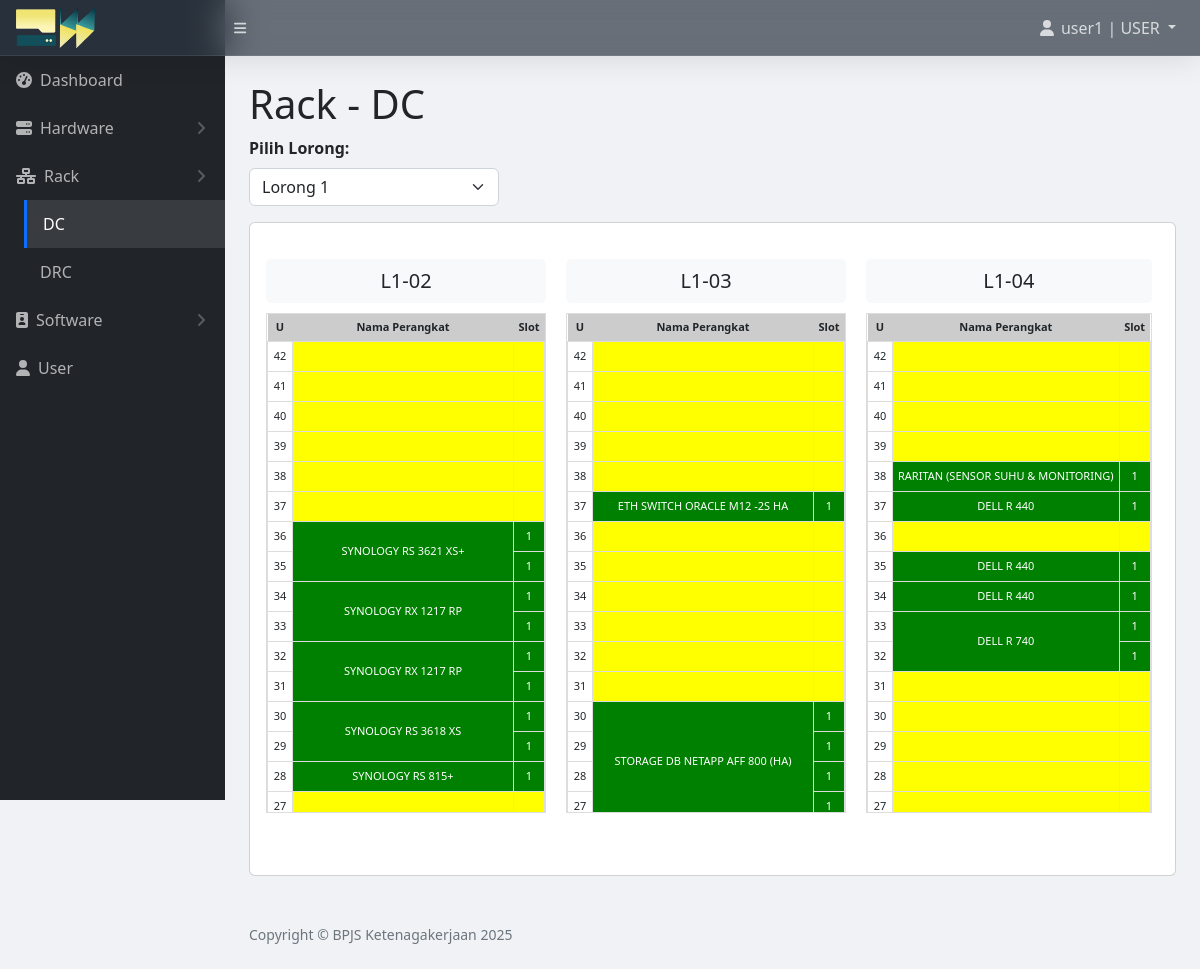
Screenshot of /rack_dc.php (signed in) with the database file from the repository.
### tables this page shows
CREATE TABLE hardware (
    id INT AUTO_INCREMENT PRIMARY KEY,
    type_perangkat TEXT,
    nama_perangkat VARCHAR(100),
    ip_console VARCHAR(50) DEFAULT NULL,
    tahun_pengadaan INT DEFAULT NULL, 
    serial_number VARCHAR(100) DEFAULT NULL,
    rack VARCHAR(50),
    operating_system VARCHAR(100) DEFAULT NULL,
    no_iventaris VARCHAR(100) DEFAULT NULL,
    fungsi VARCHAR(100) DEFAULT NULL,
    status TEXT DEFAULT NULL,
    keterangan TEXT DEFAULT NULL,
    end_of_support VARCHAR(100) DEFAULT NULL,
    support_vendor VARCHAR(100) DEFAULT NULL,
    kontrak_support_start DATE DEFAULT NULL,
    kontrak_support_finish DATE DEFAULT NULL,
    tanggal_bast DATE DEFAULT NULL,
    lokasi ENUM('DC','DRC') NOT NULL,
    backup_type VARCHAR(50) DEFAULT NULL, 
    ups_status VARCHAR(50) DEFAULT NULL,
	 partner VARCHAR(50),
	 u_position INT DEFAULT NULL,
	 u_height INT DEFAULT 1  
);

### rack_dc.php (the view, shortened to what this page needs)
<?php
require 'function.php';
$role = $_SESSION['role'];
$username = $_SESSION['username'];
?>
<!DOCTYPE html>
<html lang="en">
<head>
    <link href="https://cdn.jsdelivr.net/npm/simple-datatables@7.1.2/dist/style.min.css" rel="stylesheet" />
    <link href="css/styles.css" rel="stylesheet" />
</head>
<body class="sb-nav-fixed">
    <nav class="sb-topnav navbar navbar-expand navbar-dark">
        <a class="navbar-brand ps-3" href="index.php">
            <img src="img/logo2.png" alt="Logo" height="50">
        </a>
        <button class="btn btn-link btn-sm me-4 text-white" id="sidebarToggle"><i class="fas fa-bars"></i></button>
        <ul class="navbar-nav ms-auto me-3">
            <li class="nav-item dropdown">
                <a class="nav-link dropdown-toggle text-white" id="userDropdown" href="#" role="button" data-bs-toggle="dropdown"
                    aria-expanded="false">
                    <i class="fas fa-user fa-fw"></i> <?= htmlspecialchars($username) ?> | <?= strtoupper($role) ?>
                </a>
            </li>
        </ul>
    </nav>
    <div id="layoutSidenav">
        <div id="layoutSidenav_nav">
            <nav class="sb-sidenav accordion sb-sidenav-dark" id="sidenavAccordion">
                <div class="sb-sidenav-menu">
                    <div class="nav">
                        <a class="nav-link" href="index.php">
                            <i class="fas fa-tachometer-alt me-2"></i>Dashboard
                        </a>
                        <a class="nav-link collapsed" href="#" data-bs-toggle="collapse"
                            data-bs-target="#collapseHardware" aria-expanded="false" aria-controls="collapseHardware">
                            <i class="fas fa-server me-2"></i>Hardware
                            <div class="sb-sidenav-collapse-arrow"><i class="fas fa-angle-down"></i></div>
                        </a>
                        <a class="nav-link collapsed" href="#" data-bs-toggle="collapse" data-bs-target="#collapseRack"
                            aria-expanded="false" aria-controls="collapseRack">
                            <i class="fas fa-network-wired me-2"></i>Rack
                            <div class="sb-sidenav-collapse-arrow"><i class="fas fa-angle-down"></i></div>
                        </a>
                        <div class="collapse show" id="collapseRack" aria-labelledby="headingOne"
                            data-bs-parent="#sidenavAccordion">
                            <nav class="sb-sidenav-menu-nested nav">
                                <a class="nav-link active" href="rack_dc.php">DC</a>
                                <a class="nav-link " href="rack_drc.php">DRC</a>
                            </nav>
                        </div>
                        <a class="nav-link collapsed" href="#" data-bs-toggle="collapse"
                            data-bs-target="#collapseSoftware" aria-expanded="false" aria-controls="collapseSoftware">
                            <i class="fas fa-id-badge me-2"></i>Software
                            <div class="sb-sidenav-collapse-arrow"><i class="fas fa-angle-down"></i></div>
                        </a>
                        <?php if ($role === 'admin'): ?>
                            <a class="nav-link" href="admin.php">
                                <i class="fas fa-user-cog me-2"></i>Admin
                            </a>
                        <?php elseif ($role === 'user'): ?>
                            <a class="nav-link" href="user.php">
                                <i class="fas fa-user me-2"></i>User
                            </a>
                        <?php endif; ?>
                    </div>
                </div>
            </nav>
        </div>
        <div id="layoutSidenav_content">
            <main>
                <div class="container-fluid px-4">
                    <h1 class="mt-4">Rack - DC</h1>
                    <div class="mb-3">
                        <label for="filterLorong" class="form-label fw-bold">Pilih Lorong:</label>
                        <select id="filterLorong" class="form-select" style="max-width:250px;">
                            <option value="L1">Lorong 1</option>
                        </select>
                    </div>
                    <div class="card mb-4">
                        <div class="card-body">
                            <div class="rack-container">
                                <?php
                                $sql = "SELECT DISTINCT rack FROM hardware WHERE lokasi='DC' AND rack IS NOT NULL AND rack != ''";
                                $result = $koneksi->query($sql);
                                $racks = [];
                                while ($row = $result->fetch_assoc()) {
                                    $racks[] = $row['rack'];
                                }
                                foreach ($racks as $rack) {
                                    $lorong = strtoupper(substr($rack, 0, 2));
                                    $sql = "SELECT nama_perangkat, u_position, u_height
                                            FROM hardware
                                            WHERE lokasi='DC' AND rack='$rack'
                                            AND u_position IS NOT NULL AND u_height IS NOT NULL";
                                    $result = $koneksi->query($sql);
                                    $hardware = [];
                                    while ($row = $result->fetch_assoc()) {
                                        $start = (int) $row['u_position'];
                                        $height = (int) $row['u_height'];
                                        $end = $start + $height - 1;
                                        $hardware[] = [
                                            'nama' => $row['nama_perangkat'],
                                            'start' => $start,
                                            'end' => $end,
                                            'height' => $height
                                        ];
                                    }
                                    echo "<div class='rack-box' data-lorong='{$lorong}'>";
                                    echo "<h5 style='text-align:center; background:#f8f9fa; padding:10px; border-radius:5px;'>$rack</h5>";
                                    echo "<div class='table-container'>";
                                    echo "<table class='rack-table'>
                                            <tr>
                                                <th style='width:25px;'>U</th>
                                                <th>Nama Perangkat</th>
                                                <th style='width:30px;'>Slot</th>
                                            </tr>";
                                    $i = 42;
                                    while ($i >= 1) {
                                        $found = false;
                                        foreach ($hardware as $device) {
                                            if ($i == $device['end']) {
                                                echo "<tr>";
                                                echo "<td>{$i}</td>";
                                                echo "<td rowspan='{$device['height']}' class='device-occupied' title='{$device['nama']}'>{$device['nama']}</td>";
                                                echo "<td class='device-occupied'>1</td>";
                                                echo "</tr>";
                                                for ($j = $i - 1; $j >= $device['start']; $j--) {
                                                    echo "<tr>";
                                                    echo "<td>{$j}</td>";
                                                    echo "<td class='device-occupied'>1</td>";
                                                    echo "</tr>";
                                                }
                                                $i = $device['start'] - 1;
                                                $found = true;
                                                break;
                                            }
                                        }
                                        if (!$found) {
                                            echo "<tr>";
                                            echo "<td>{$i}</td>";
                                            echo "<td class='slot-empty'></td>";
                                            echo "<td class='slot-empty'></td>";
                                            echo "</tr>";
                                            $i--;
                                        }
                                    }
                                    echo "</table>";
                                    echo "</div>";
                                    echo "</div>";
                                }
                                ?>
                            </div>
                        </div>
                    </div>
                </div>
            </main>
            <footer class="py-4 mt-auto" style="background-color: transparent !important;">
                <div class="container-fluid px-4">
                    <div class="d-flex align-items-center justify-content-between small">
                        <div class="text-muted">Copyright &copy; BPJS Ketenagakerjaan <?= date('Y') ?></div>
                    </div>
                </div>
            </footer>
        </div>
    </div>
</body>
</html>

### rack_dc.php (style rules this page uses)
.rack-container { display: flex; flex-wrap: nowrap; gap: 20px; margin-top: 20px; overflow-x: auto; padding-bottom: 10px; min-height: 600px; }
.rack-box { flex: 0 0 auto; min-width: 280px; }
.rack-table { border-collapse: collapse; text-align: center; font-size: 11px; width: 100%; min-width: 250px; }
.rack-table th { background: #ccc; padding: 5px; position: sticky; top: 0; z-index: 10; }
.rack-table td { padding: 5px; border: 1px solid #ddd; height: 30px; }
.device-occupied { background: green; color: white; }
.slot-empty { background: yellow; }
.table-container { max-height: 500px; overflow-y: auto; border: 1px solid #ddd; margin-top: 10px; }

### rows the page displays
hardware: i "36", nama_perangkat "SYNOLOGY RS 3621 XS+", u_position "34"
hardware: nama_perangkat "SYNOLOGY RX 1217 RP", u_position "32"
hardware: nama_perangkat "SYNOLOGY RX 1217 RP", u_position "30"
hardware: nama_perangkat "SYNOLOGY RS 3618 XS", u_position "28"
hardware: nama_perangkat "SYNOLOGY RS 815+", u_position "27"
hardware: i "37", nama_perangkat "ETH SWITCH ORACLE M12 -2S HA", u_position "36"
hardware: i "30", nama_perangkat "STORAGE DB NETAPP AFF 800 (HA)"
hardware: i "38", nama_perangkat "RARITAN (SENSOR SUHU & MONITORING)", u_position "37"
hardware: nama_perangkat "DELL R 440", u_position "36"
hardware: i "35", nama_perangkat "DELL R 440", u_position "34"
hardware: nama_perangkat "DELL R 440", u_position "33"
hardware: nama_perangkat "DELL R 740", u_position "31"

### other values shown
$username "user1"
$role "USER"
$rack "L1-02"
$i "42"
$i "41"
$i "40"
$i "39"
$i "38"
$i "37"
$rack "L1-03"
$i "35"
$i "34"
$i "33"
$i "32"
$i "31"
